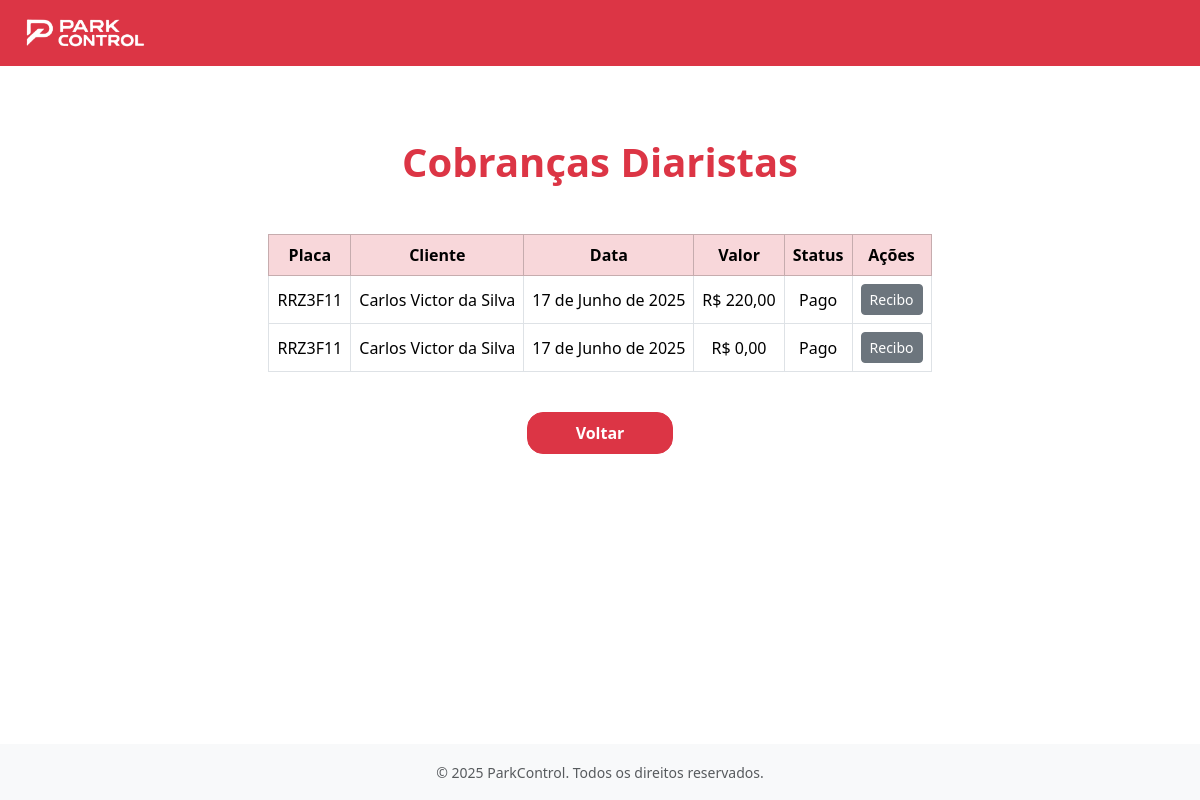
The page /pagamentos/listar/ on the database its author committed.
### apps/pagamentos/models.py (models this page shows, shortened)
class CobrancaDiaria(models.Model):
    STATUS_CHOICES = [
        ('Pendente', 'Pendente'),
        ('Pago', 'Pago')
    ]
    placa = models.CharField(max_length=10)
    nome = models.CharField(max_length=100, blank=True, null=True)
    data = models.DateField(default=timezone.now)
    valor_total = models.DecimalField(max_digits=8, decimal_places=2)
    status = models.CharField(max_length=10, choices=STATUS_CHOICES, default='Pendente')
    horario_entrada = models.DateTimeField()
    horario_saida = models.DateTimeField()

### apps/pagamentos/views/views_cobrancaDiaria.py (the view)
# urls.py: path('listar/', views_cobrancaDiaria.listar_cobrancas, name='listar_cobranca'),
def listar_cobrancas(request):
    cobrancas = CobrancaDiaria.objects.all().order_by('-data')
    return render(request, 'pagamentos/listar_cobranca.html', {'cobrancas': cobrancas})

### apps/pagamentos/templates/pagamentos/listar_cobranca.html (shortened to what this page needs)
{% extends 'base.html' %}
{% load static %}
{% block content %}
<main class="flex-grow-1 d-flex flex-column justify-content-center align-items-center py-5">
    <h1 class="text-danger fw-bold mb-5">Cobranças Diaristas</h1>
    <div class="table-responsive">
        {% if cobrancas %}
            <table class="table table-bordered text-center align-middle">
                <thead class="table-danger">
                    <tr>
                        <th>Placa</th>
                        <th>Cliente</th>
                        <th>Data</th>
                        <th>Valor</th>
                        <th>Status</th>
                        <th>Ações</th>
                    </tr>
                </thead>
                <tbody>
                    {% for c in cobrancas %}
                        <tr>
                            <td>{{ c.placa }}</td>
                            <td>{{ c.nome }}</td>
                            <td>{{ c.data }}</td>
                            <td>R$ {{ c.valor_total }}</td>
                            <td>{{ c.status }}</td>
                            <td>
                                <a href="{% url 'pagamentos:emitir_recibo' c.id %}" class="btn btn-sm btn-secondary">
                                    Recibo
                                </a>
                            </td>
                        </tr>
                    {% endfor %}
                </tbody>
            </table>
        {% else %}
            <div class="alert alert-info text-center">
                Nenhuma cobrança encontrada.
            </div>
        {% endif %}
    </div>
    <footer class="mt-4">
        <a href="{% url 'frentistas:gerenciar_cobranca_diaria' %}" class="btn btn-danger px-5 py-2 rounded-4 fw-bold">
            Voltar
        </a>
    </footer>
</main>
{% endblock %}

### rows shown on the page
CobrancaDiaria: placa "RRZ3F11", nome "Carlos Victor da Silva", data "17 de Junho de 2025", valor_total "220,00", status "Pago"
CobrancaDiaria: placa "RRZ3F11", nome "Carlos Victor da Silva", data "17 de Junho de 2025", valor_total "0,00", status "Pago"
